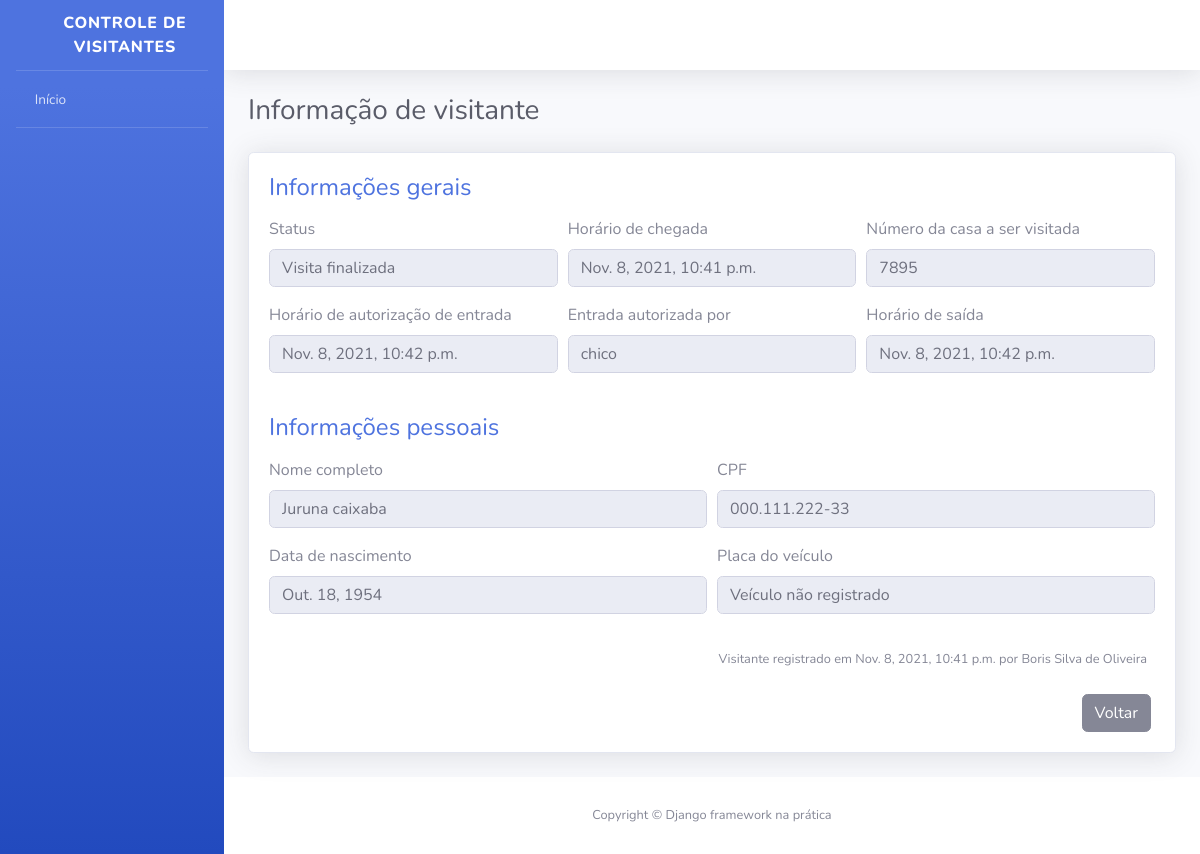
The app's page /visitantes/17/ with its own data.
### visitantes/models.py (models this page shows, shortened)
class Visitante(models.Model):
    STATUS_VISITANTE = [
        ("AGUARDANDO","Aguardando autorização"),
        ("EM_VISITA","Em visita"),
        ("FINALIZADO","Visita finalizada"),
    ]
    status = models.CharField(verbose_name="Status",max_length=10,choices= STATUS_VISITANTE,default="AGUARDANDO")
    nome_completo= models.CharField(verbose_name="Nome completo", max_length=194)
    cpf=models.CharField(verbose_name="CPF",max_length=11)
    data_nascimento=models.DateField(verbose_name="Data de nascimento", auto_now=False, auto_now_add=False)
    numero_casa=models.PositiveIntegerField(verbose_name="Numero da casa a ser visitada")
    placa_veiculo= models.CharField(verbose_name="Placa do veiculo", max_length=7,null= True, blank=True)
    horario_chegada=models.DateTimeField(verbose_name="Horario de chegada na portaria",auto_now_add=True)
    horario_saida= models.DateTimeField(verbose_name="Horario de saida do condominio", auto_now=False, null=True, blank=True)
    horario_autorizacao=models.DateTimeField(verbose_name="Horario de autorização da entrada", auto_now=False, blank=True, null=True)
    morador_responsavel=models.CharField(verbose_name="Nome do morador responsavel por autorizar a entrada", max_length=195, blank=True)
    registrado_por=models.ForeignKey("porteiros.Porteiro",verbose_name= "Porteiro responsavel pelo registro", on_delete= models.PROTECT)
    def get_horario_saida(self):
        if self.horario_saida:
            return self.horario_saida
        return "Horário de saída não registrado"
    def get_horario_autorizacao(self):
        if self.horario_autorizacao:
            return self.horario_autorizacao
        return "Visitante aguardando autorização"
    def get_morador_responsavel(self):
        if self.morador_responsavel:
            return self.morador_responsavel
        return "Visitante aguardando autorização"
    def get_placa_veiculo(self):
        if self.placa_veiculo:
            return self.placa_veiculo
        return "Veículo não registrado"
    def get_cpf(self):
        if self.cpf:
            cpf = str(self.cpf)
            cpf_parte_um = cpf[0:3]
            cpf_parte_dois = cpf[3:6]
            cpf_parte_tres = cpf[6:9]
            cpf_parte_quatro = cpf[9:]
            cpf_formatado = f"{cpf_parte_um}.{cpf_parte_dois}.{cpf_parte_tres}-{cpf_parte_quatro}"
            return cpf_formatado
        return "CPF não registrado"
    class Meta:
        verbose_name= "Visitante"
        verbose_name_plural= "Visitantes"
        db_table= "visitante"

### porteiros/models.py (models this page shows)
class Porteiro(models.Model):
    usuario=models.OneToOneField("usuarios.Usuario", verbose_name="Usuário",on_delete=models.CASCADE)
    nome_completo= models.CharField(verbose_name="Nome Completo", max_length=194)
    cpf= models.CharField(verbose_name="CPF", max_length=11)
    telefone= models.CharField(verbose_name="Telefone de Contato", max_length=11)
    data_nascimento= models.DateField(verbose_name="Data de nascimento",auto_now= False, auto_now_add=False)
    class Meta:
        verbose_name="Porteiro"
        verbose_name_plural="Porteiros"
        db_table="porteiro"
    def __str__(self):
        return self.nome_completo

### visitantes/views.py (the view, shortened to what this page needs)
# urls.py: path("visitantes/<int:id>/",visitantes.views.informacoes_visitante,name="informacoes_visitante"),
def informacoes_visitante(request, id):
    visitante = get_object_or_404(Visitante,id=id)
    form = AutorizaVisitanteForm()
    context = {
        "nome_pagina": "Informação de visitante",
        "visitante": visitante,
        "form": form,
    }
    return render(request,"informacoes_visitante.html",context)

### visitantes/forms.py
class AutorizaVisitanteForm(forms.ModelForm):
    morador_responsavel = forms.CharField(required=True)
    class Meta:
        model = Visitante
        fields =[
            "morador_responsavel",
        ]
        error_messages = {
            "morador_responsavel": {
                "required": "Por favor, informe o nome do morador responsável"
            }
        }

### controle_visitantes/templates/informacoes_visitante.html (shortened to what this page needs)
{% extends "base.html" %}
{% load widget_tweaks %}
{% block conteudo %}
<div class="container">
    <div class="d-sm-flex align-items-center justify-content-between mb-4">
        <h1 class="h3 mb-0 text-gray-800">{{ nome_pagina }}</h1>
    </div>
    <div class="card shadow mb-4">
        <div class="card-body">
            <h4 class="mb-3 text-primary">
                Informações gerais
            </h4>
            <form>
                <div class="form-row">
                    <div class="form-group col-md-4">
                        <label>Status</label>
                        <input type="text" class="form-control" value="{{ visitante.get_status_display}}" disabled>
                    </div>
                    <div class="form-group col-md-4">
                        <label>Horário de chegada</label>
                        <input type="text" class="form-control" value="{{ visitante.horario_chegada }}" disabled>
                    </div>
                    <div class="form-group col-md-4">
                        <label>Número da casa a ser visitada</label>
                        <input type="text" class="form-control" value="{{ visitante.numero_casa }}" disabled>
                    </div>
                </div>
                <div class="form-row">
                    <div class="form-group col-md-4">
                        <label>Horário de autorização de entrada</label>
                        <input type="text" class="form-control" value="{{ visitante.get_horario_autorizacao }}" disabled>
                    </div>
                    <div class="form-group col-md-4">
                        <label>Entrada autorizada por</label>
                        <input type="text" class="form-control" value="{{ visitante.get_morador_responsavel }}" disabled>
                    </div>
                    <div class="form-group col-md-4">
                        <label>Horário de saída</label>
                        <input type="text" class="form-control" value="{{ visitante.get_horario_saida}}" disabled>
                    </div>
                </div>
            </form>
            <h4 class="mb-3 mt-4 text-primary">
                Informações pessoais
            </h4>
            <form>
                <div class="form-row">
                    <div class="form-group col-md-6">
                        <label>Nome completo</label>
                        <input type="text" class="form-control" value="{{ visitante.nome_completo }}" disabled>
                    </div>
                    <div class="form-group col-md-6">
                        <label>CPF</label>
                        <input type="text" class="form-control" value="{{ visitante.get_cpf }}" disabled>
                    </div>
                </div>
                <div class="form-row">
                    <div class="form-group col-md-6">
                        <label>Data de nascimento</label>
                        <input type="text" class="form-control" value="{{ visitante.data_nascimento }}" disabled>
                    </div>
                    <div class="form-group col-md-6">
                        <label>Placa do veículo</label>
                        <input type="text" class="form-control" value="{{ visitante.get_placa_veiculo }}" disabled>
                    </div>
                </div>
            </form>
            <p class="mr-2 mt-3 mb-4 text-right">
                <small>
                    Visitante registrado em {{ visitante.horario_chegada }} por {{ visitante.registrado_por }}
                </small>
            </p>
            <div class="mr-1 text-right">
                <a href="{% url 'index' %}" class="btn btn-secondary text-white" type="button">
                    <span class="text">Voltar</span>
                </a>
            </div>
        </div>
    </div>
    </div>
</div>
{% endblock %}

### records on screen
Visitante: status "Visita finalizada", horario_chegada "Nov. 8, 2021, 10:41 p.m.", numero_casa "7895", get_horario_autorizacao "Nov. 8, 2021, 10:42 p.m.", get_morador_responsavel "chico", get_horario_saida "Nov. 8, 2021, 10:42 p.m.", nome_completo "Juruna caixaba", get_cpf "000.111.222-33", data_nascimento "Out. 18, 1954", get_placa_veiculo "Veículo não registrado", registrado_por "Boris Silva de Oliveira"

### other values on screen
{{ nome_pagina }} "Informação de visitante"
